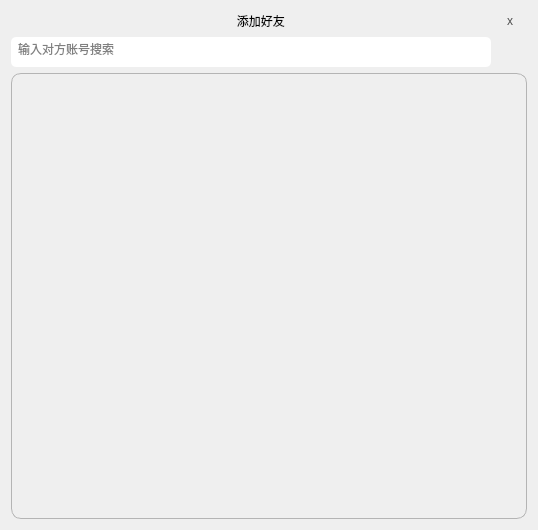
<?xml version="1.0" encoding="UTF-8"?>
<ui version="4.0">
 <class>AddFriends</class>
 <widget class="QDialog" name="AddFriends">
  <property name="geometry">
   <rect>
    <x>0</x>
    <y>0</y>
    <width>530</width>
    <height>530</height>
   </rect>
  </property>
  <property name="sizePolicy">
   <sizepolicy hsizetype="Fixed" vsizetype="Fixed">
    <horstretch>0</horstretch>
    <verstretch>0</verstretch>
   </sizepolicy>
  </property>
  <property name="contextMenuPolicy">
   <enum>Qt::ContextMenuPolicy::DefaultContextMenu</enum>
  </property>
  <property name="windowTitle">
   <string>添加好友</string>
  </property>
  <property name="toolTip">
   <string/>
  </property>
  <property name="styleSheet">
   <string notr="true">border:none</string>
  </property>
  <property name="modal">
   <bool>false</bool>
  </property>
  <layout class="QGridLayout" name="gridLayout">
   <item row="0" column="1" alignment="Qt::AlignmentFlag::AlignRight">
    <widget class="QPushButton" name="but_deletewindow">
     <property name="sizePolicy">
      <sizepolicy hsizetype="Fixed" vsizetype="Fixed">
       <horstretch>0</horstretch>
       <verstretch>15</verstretch>
      </sizepolicy>
     </property>
     <property name="minimumSize">
      <size>
       <width>20</width>
       <height>20</height>
      </size>
     </property>
     <property name="maximumSize">
      <size>
       <width>20</width>
       <height>20</height>
      </size>
     </property>
     <property name="styleSheet">
      <string notr="true">QPushButton {
    border: none;
    background: transparent;
    color: rgb(78, 78, 78);
    font:  16pt 'Microsoft New Tai Lue';
}

QPushButton:hover {
    border: none;
    background: transparent;
    color: white;
    font:  16pt 'Microsoft New Tai Lue';
    background: red;
    border-radius: 3px;
}</string>
     </property>
     <property name="text">
      <string>x</string>
     </property>
     <property name="autoDefault">
      <bool>false</bool>
     </property>
    </widget>
   </item>
   <item row="1" column="0" colspan="3">
    <layout class="QHBoxLayout" name="horizontalLayout_3">
     <item>
      <layout class="QHBoxLayout" name="horizontalLayout">
       <item>
        <widget class="LineSerach_2" name="line_serach">
         <property name="sizePolicy">
          <sizepolicy hsizetype="Fixed" vsizetype="Fixed">
           <horstretch>0</horstretch>
           <verstretch>0</verstretch>
          </sizepolicy>
         </property>
         <property name="minimumSize">
          <size>
           <width>480</width>
           <height>30</height>
          </size>
         </property>
         <property name="maximumSize">
          <size>
           <width>460</width>
           <height>30</height>
          </size>
         </property>
         <property name="mouseTracking">
          <bool>false</bool>
         </property>
         <property name="focusPolicy">
          <enum>Qt::FocusPolicy::ClickFocus</enum>
         </property>
         <property name="styleSheet">
          <string notr="true">border-radius: 5px;
border: none;
padding:5px;
font: 400 11pt &quot;Microsoft YaHei UI Light&quot;;
color:grey;</string>
         </property>
         <property name="text">
          <string>输入对方账号搜索</string>
         </property>
         <property name="maxLength">
          <number>12</number>
         </property>
        </widget>
       </item>
       <item alignment="Qt::AlignmentFlag::AlignLeft">
        <widget class="QPushButton" name="but_fangdajing">
         <property name="sizePolicy">
          <sizepolicy hsizetype="Fixed" vsizetype="Fixed">
           <horstretch>0</horstretch>
           <verstretch>0</verstretch>
          </sizepolicy>
         </property>
         <property name="minimumSize">
          <size>
           <width>30</width>
           <height>30</height>
          </size>
         </property>
         <property name="cursor">
          <cursorShape>PointingHandCursor</cursorShape>
         </property>
         <property name="styleSheet">
          <string notr="true">background:transparent;
 border: none;
</string>
         </property>
         <property name="text">
          <string/>
         </property>
         <property name="icon">
          <iconset theme="QIcon::ThemeIcon::EditFind"/>
         </property>
         <property name="autoDefault">
          <bool>false</bool>
         </property>
        </widget>
       </item>
      </layout>
     </item>
    </layout>
   </item>
   <item row="2" column="0" colspan="3">
    <widget class="QFrame" name="frame_message">
     <property name="sizePolicy">
      <sizepolicy hsizetype="Minimum" vsizetype="Minimum">
       <horstretch>0</horstretch>
       <verstretch>210</verstretch>
      </sizepolicy>
     </property>
     <property name="minimumSize">
      <size>
       <width>0</width>
       <height>210</height>
      </size>
     </property>
     <property name="styleSheet">
      <string notr="true">border-radius: 10px;
border: 0.5px solid rgb(180, 180, 180);
</string>
     </property>
     <property name="frameShape">
      <enum>QFrame::Shape::StyledPanel</enum>
     </property>
     <property name="frameShadow">
      <enum>QFrame::Shadow::Raised</enum>
     </property>
     <layout class="QGridLayout" name="gridLayout_2">
      <item row="0" column="0">
       <layout class="QVBoxLayout" name="layout_frame"/>
      </item>
     </layout>
    </widget>
   </item>
   <item row="0" column="0">
    <widget class="QLabel" name="label">
     <property name="sizePolicy">
      <sizepolicy hsizetype="Expanding" vsizetype="Preferred">
       <horstretch>0</horstretch>
       <verstretch>0</verstretch>
      </sizepolicy>
     </property>
     <property name="contextMenuPolicy">
      <enum>Qt::ContextMenuPolicy::NoContextMenu</enum>
     </property>
     <property name="styleSheet">
      <string notr="true">font: 700 11pt &quot;Microsoft YaHei UI&quot;;</string>
     </property>
     <property name="text">
      <string>     添加好友</string>
     </property>
     <property name="alignment">
      <set>Qt::AlignmentFlag::AlignCenter</set>
     </property>
    </widget>
   </item>
   <item row="0" column="2">
    <spacer name="horizontalSpacer_4">
     <property name="orientation">
      <enum>Qt::Orientation::Horizontal</enum>
     </property>
     <property name="sizeType">
      <enum>QSizePolicy::Policy::Fixed</enum>
     </property>
     <property name="sizeHint" stdset="0">
      <size>
       <width>1</width>
       <height>20</height>
      </size>
     </property>
    </spacer>
   </item>
  </layout>
 </widget>
 <customwidgets>
  <customwidget>
   <class>LineSerach_2</class>
   <extends>QLineEdit</extends>
   <header location="global">addfriends.h</header>
  </customwidget>
 </customwidgets>
 <resources/>
 <connections/>
</ui>
